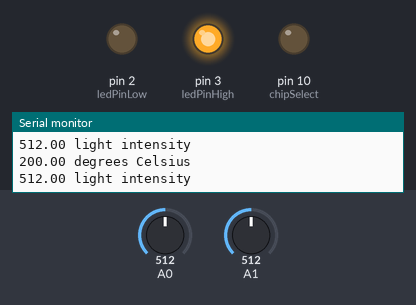
The sketch below on a simulated Arduino Uno, built with avr-gcc and run on an emulated ATmega328P. Parts: output pins drawn as LEDs (lit = HIGH), the last lines printed to the serial monitor. The inputs (shaded band) are chosen by the test bench; at power-on: A0 = 512, A1 = 512. Storage starts empty.

Above: at 10.8 s.
10.9 s: A0 set to 170
21.2 s: A0 set to 146
At 31.0 s:
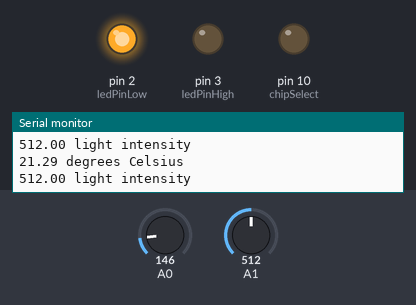
31.5 s: A0 set to 306
At 41.2 s:
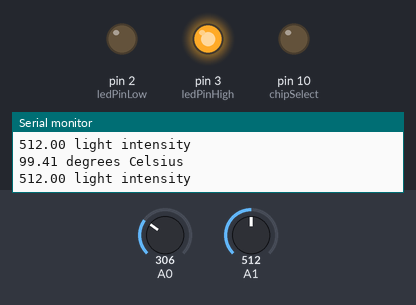
41.5 s: A0 set to 122
At 50.8 s:
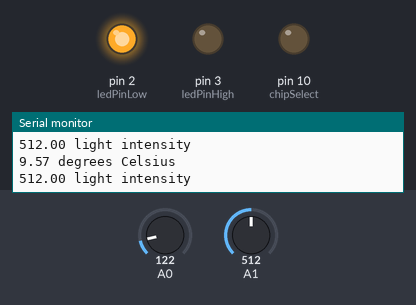
Timing chart, 0 to 52.3 s (numbered marks = the images above; inputs shaded):
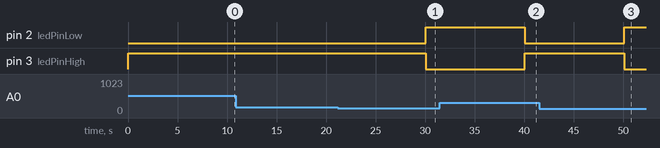

The sketch:

templogger.ino
```cpp
#include <SD.h>

/*     ---------------------------------------------------------
 *     |  Arduino Experimentation Kit Example Code             |
 *     |  CIRC-10 .: Temperature :. (TMP36 Temperature Sensor) |
 *     ---------------------------------------------------------
 *
 *  A simple program to output the current temperature to the IDE's debug window
 *
 *  For more details on this circuit: http://tinyurl.com/c89tvd
 */

//TMP36 Pin Variables
int temperaturePin = 0; //the analog pin the TMP36's Vout (sense) pin is connected to
                        //the resolution is 10 mV / degree centigrade
                        //(500 mV offset) to make negative temperatures an option
int lightPin = 1;
int ledPinHigh = 3;
int ledPinLow = 2;

const int chipSelect = 10;
/*
 * setup() - this function runs once when you turn your Arduino on
 * We initialize the serial connection with the computer
 */
void setup()
{
  Serial.begin(9600);  //Start the serial connection with the copmuter
                       //to view the result open the serial monitor
  pinMode(chipSelect, OUTPUT);
  pinMode(ledPinHigh, OUTPUT);
  pinMode(ledPinLow, OUTPUT);  //last button beneath the file bar (looks like a box with an antenae)
  if (!SD.begin(chipSelect)) {
    Serial.println("Card failed, or not present");
    // don't do anything more:
    return;
  }
  Serial.println("card initialized.");
}

void loop()                     // run over and over again
{
 float temperature = getVoltage(temperaturePin);  //getting the voltage reading from the temperature sensor
 temperature = (temperature - .5) * 100;          //converting from 10 mv per degree wit 500 mV offset
                                                  //to degrees ((volatge - 500mV) times 100)
 float light = getVoltageLight(lightPin);
 Serial.print(temperature); //printing the result
 Serial.println(" degrees Celsius");
 Serial.print(light); //printing the result
 Serial.println(" light intensity");
 if (temperature > 25){
   digitalWrite(ledPinHigh,HIGH);
   digitalWrite(ledPinLow,LOW);
 //  Serial.println(" temp high");
 }
 else {
    digitalWrite(ledPinHigh,LOW);
    digitalWrite(ledPinLow,HIGH);
  //  Serial.println(" temp low");
 }
 File dataFile = SD.open("datalog.txt", FILE_WRITE);

  // if the file is available, write to it:
  if (dataFile) {
    dataFile.print(temperature);
    dataFile.print("  ");
    dataFile.println(light);
    dataFile.close();
    // print to the serial port too:
    //Serial.println(temperature);
  }
  // if the file isn't open, pop up an error:
  else {
    Serial.println("error opening datalog.txt");
  }
 delay(10000);                                     //waiting a second
}

/*
 * getVoltage() - returns the voltage on the analog input defined by
 * pin
 */
float getVoltage(int pin){
 return (analogRead(pin) * .004882814); //converting from a 0 to 1023 digital range
                                        // to 0 to 5 volts (each 1 reading equals ~ 5 millivolts
}
float getVoltageLight(int pin){
 return (analogRead(pin)); //converting from a 0 to 1023 digital range
                                        // to 0 to 5 volts (each 1 reading equals ~ 5 millivolts
}
```

Measured:
- the behaviour switches between 154 and 153 on A0 (found by bisection; images 0 and 1)
- after the input at 21.2 s, pin 2 (ledPinLow): LOW → HIGH after 8.9 s; pin 3 (ledPinHigh): HIGH → LOW after 8.9 s
- after the input at 31.5 s, pin 2 (ledPinLow): HIGH → LOW after 8.6 s; pin 3 (ledPinHigh): LOW → HIGH after 8.6 s
- after the input at 41.5 s, pin 2 (ledPinLow): LOW → HIGH after 8.6 s; pin 3 (ledPinHigh): HIGH → LOW after 8.6 s
